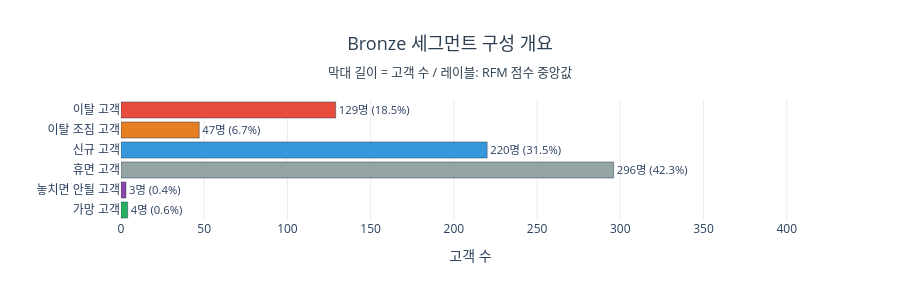

Notebook code cell kept with this figure:
### Code cell
main_segs = ['휴면 고객', '신규 고객', '이탈 고객', '이탈 조짐 고객', '가망 고객', '놓치면 안될 고객']
fig = go.Figure()
for _, row in seg_overview[seg_overview['세그먼트'].isin(main_segs)].iterrows():
    seg = row['세그먼트']
    fig.add_trace(go.Bar(
        x=[row['고객수']],
        y=[seg],
        orientation='h',
        marker=dict(color=seg_color.get(seg, '#cccccc'), line=dict(color='#2c3e50', width=0.5)),
        text=[f"{row['고객수']}명 ({row['고객수']/699*100:.1f}%)"],
        textposition='outside',
        showlegend=False,
    ))

fig.update_layout(
    title=dict(
        text='Bronze 세그먼트 구성 개요<br><sub>막대 길이 = 고객 수 / 레이블: RFM 점수 중앙값</sub>',
        x=0.5, xanchor='center', font=dict(size=18, color='#2c3e50')
    ),
    plot_bgcolor='white',
    xaxis=dict(title='고객 수', range=[0, 420], gridcolor='#ececec'),
    yaxis=dict(title=''),
    height=300,
)
fig.show()

### Figure 1 — Plotly figure (JSON) as saved in the notebook; plotly's stock layout.template omitted (floating-point values rounded to 4 significant figures)
{"data": [{"marker": {"color": "#27ae60", "line": {"color": "#2c3e50", "width": 0.5}}, "orientation": "h", "showlegend": false, "text": ["4명 (0.6%)"], "textposition": "outside", "type": "bar", "x": [4], "y": ["가망 고객"]}, {"marker": {"color": "#8e44ad", "line": {"color": "#2c3e50", "width": 0.5}}, "orientation": "h", "showlegend": false, "text": ["3명 (0.4%)"], "textposition": "outside", "type": "bar", "x": [3], "y": ["놓치면 안될 고객"]}, {"marker": {"color": "#95a5a6", "line": {"color": "#2c3e50", "width": 0.5}}, "orientation": "h", "showlegend": false, "text": ["296명 (42.3%)"], "textposition": "outside", "type": "bar", "x": [296], "y": ["휴면 고객"]}, {"marker": {"color": "#3498db", "line": {"color": "#2c3e50", "width": 0.5}}, "orientation": "h", "showlegend": false, "text": ["220명 (31.5%)"], "textposition": "outside", "type": "bar", "x": [220], "y": ["신규 고객"]}, {"marker": {"color": "#e67e22", "line": {"color": "#2c3e50", "width": 0.5}}, "orientation": "h", "showlegend": false, "text": ["47명 (6.7%)"], "textposition": "outside", "type": "bar", "x": [47], "y": ["이탈 조짐 고객"]}, {"marker": {"color": "#e74c3c", "line": {"color": "#2c3e50", "width": 0.5}}, "orientation": "h", "showlegend": false, "text": ["129명 (18.5%)"], "textposition": "outside", "type": "bar", "x": [129], "y": ["이탈 고객"]}], "layout": {"height": 300, "plot_bgcolor": "white", "title": {"font": {"color": "#2c3e50", "size": 18}, "text": "Bronze 세그먼트 구성 개요<br><sub>막대 길이 = 고객 수 / 레이블: RFM 점수 중앙값</sub>", "x": 0.5, "xanchor": "center"}, "xaxis": {"gridcolor": "#ececec", "range": [0, 420], "title": {"text": "고객 수"}}, "yaxis": {"title": {"text": ""}}}}
